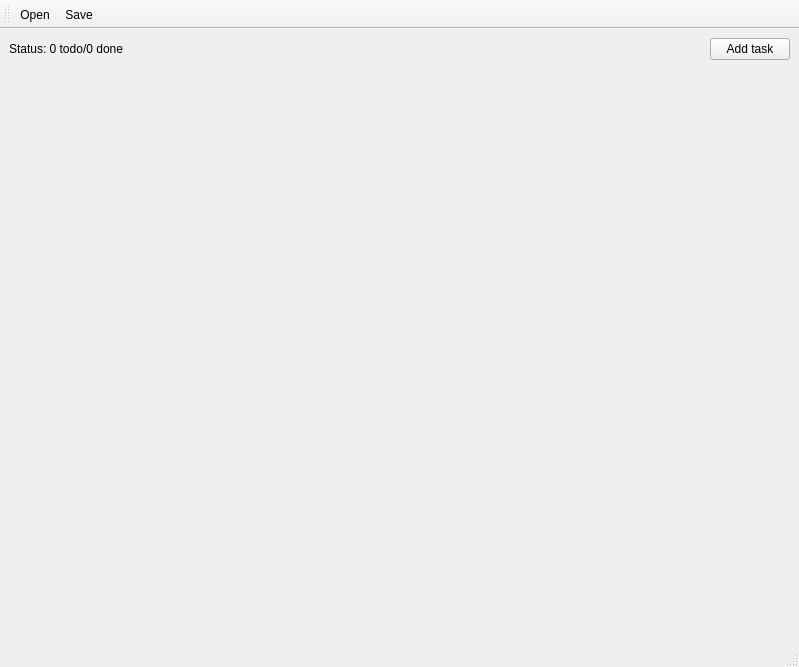
<?xml version="1.0" encoding="UTF-8"?>
<ui version="4.0">
 <class>MainWindow</class>
 <widget class="QMainWindow" name="MainWindow">
  <property name="geometry">
   <rect>
    <x>0</x>
    <y>0</y>
    <width>799</width>
    <height>667</height>
   </rect>
  </property>
  <property name="windowTitle">
   <string>MainWindow</string>
  </property>
  <widget class="QWidget" name="centralwidget">
   <layout class="QVBoxLayout" name="verticalLayout">
    <item>
     <layout class="QHBoxLayout" name="toolbarLayout">
      <item>
       <widget class="QLabel" name="statusLabel">
        <property name="text">
         <string>Status: 0 todo/0 done</string>
        </property>
       </widget>
      </item>
      <item>
       <spacer name="horizontalSpacer">
        <property name="orientation">
         <enum>Qt::Horizontal</enum>
        </property>
        <property name="sizeHint" stdset="0">
         <size>
          <width>40</width>
          <height>20</height>
         </size>
        </property>
       </spacer>
      </item>
      <item>
       <widget class="QPushButton" name="addTaskButton">
        <property name="text">
         <string>Add task</string>
        </property>
       </widget>
      </item>
     </layout>
    </item>
    <item>
     <spacer name="verticalSpacer">
      <property name="orientation">
       <enum>Qt::Vertical</enum>
      </property>
      <property name="sizeHint" stdset="0">
       <size>
        <width>20</width>
        <height>40</height>
       </size>
      </property>
     </spacer>
    </item>
    <item>
     <layout class="QVBoxLayout" name="taskLayout"/>
    </item>
    <item>
     <layout class="QHBoxLayout" name="sysWidgetsLayout"/>
    </item>
   </layout>
  </widget>
  <widget class="QMenuBar" name="menubar">
   <property name="geometry">
    <rect>
     <x>0</x>
     <y>0</y>
     <width>799</width>
     <height>26</height>
    </rect>
   </property>
  </widget>
  <widget class="QStatusBar" name="statusbar"/>
  <widget class="QToolBar" name="toolBar">
   <property name="windowTitle">
    <string>toolBar</string>
   </property>
   <attribute name="toolBarArea">
    <enum>TopToolBarArea</enum>
   </attribute>
   <attribute name="toolBarBreak">
    <bool>false</bool>
   </attribute>
   <addaction name="actionOpen"/>
   <addaction name="actionSave"/>
  </widget>
  <action name="actionOpen">
   <property name="icon">
    <iconset resource="Resourses/Resources.qrc">
     <normaloff>:/icons/folder.svg</normaloff>:/icons/folder.svg</iconset>
   </property>
   <property name="text">
    <string>Open</string>
   </property>
  </action>
  <action name="actionSave">
   <property name="icon">
    <iconset resource="Resourses/Resources.qrc">
     <normaloff>:/icons/save.svg</normaloff>:/icons/save.svg</iconset>
   </property>
   <property name="text">
    <string>Save</string>
   </property>
  </action>
 </widget>
 <resources>
  <include location="Resourses/Resources.qrc"/>
 </resources>
 <connections/>
</ui>
